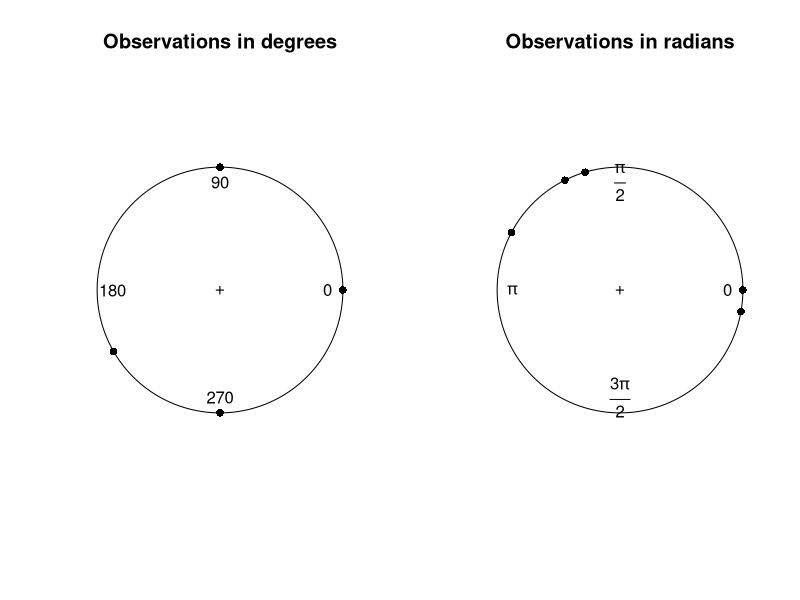

This figure's R source:
## ---- chunk 1
# install.packages("circular")
library(circular)
## ---- chunk 2
data.deg <- as.circular(c(0, 90, 210, 270, 360), units = "degrees")
data.rad <- as.circular(c(0, 90, 210, 270, 360), units = "radians")
## ---- chunk 3
par(mfrow = c(1,2))
plot(data.deg, main = "Observations in degrees")
plot(data.rad, main = "Observations in radians")
## ---- chunk 4
#Obtaining the linear mean of the values we have specified. 
mean(c(0, 90, 210, 270, 360))
## ---- chunk 5
mean(data.deg)
## ---- chunk 6
mean_deg <- mean(data.deg)
## ---- chunk 7
rho.circular(data.deg)
## ---- chunk 8
var(data.deg)
sd(data.deg)
## ---- chunk 9
1.67*(180/pi)
